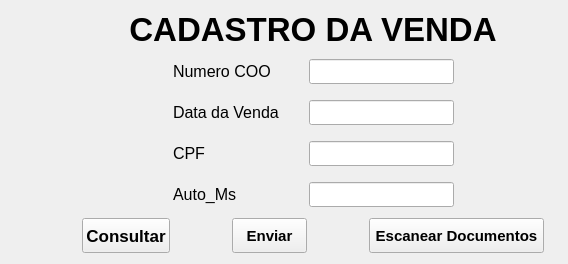
      <widget class="QWidget" name="Cad_vendas">
       <layout class="QHBoxLayout" name="horizontalLayout_16">
        <item>
         <widget class="QLabel" name="label_26">
          <property name="font">
           <font>
            <pointsize>30</pointsize>
           </font>
          </property>
          <property name="text">
           <string/>
          </property>
         </widget>
        </item>
        <item>
         <widget class="QLabel" name="label_25">
          <property name="font">
           <font>
            <pointsize>30</pointsize>
           </font>
          </property>
          <property name="text">
           <string/>
          </property>
         </widget>
        </item>
        <item>
         <layout class="QVBoxLayout" name="verticalLayout_6">
          <item>
           <widget class="QLabel" name="label_17">
            <property name="maximumSize">
             <size>
              <width>16777215</width>
              <height>100</height>
             </size>
            </property>
            <property name="font">
             <font>
              <pointsize>25</pointsize>
              <weight>75</weight>
              <bold>true</bold>
             </font>
            </property>
            <property name="text">
             <string>CADASTRO DA VENDA</string>
            </property>
            <property name="alignment">
             <set>Qt::AlignCenter</set>
            </property>
           </widget>
          </item>
          <item>
           <layout class="QVBoxLayout" name="verticalLayout_5">
            <item>
             <layout class="QHBoxLayout" name="horizontalLayout_11">
              <item>
               <widget class="QLabel" name="label_12">
                <property name="text">
                 <string/>
                </property>
               </widget>
              </item>
              <item>
               <widget class="QLabel" name="label_13">
                <property name="minimumSize">
                 <size>
                  <width>130</width>
                  <height>35</height>
                 </size>
                </property>
                <property name="maximumSize">
                 <size>
                  <width>130</width>
                  <height>35</height>
                 </size>
                </property>
                <property name="font">
                 <font>
                  <pointsize>12</pointsize>
                 </font>
                </property>
                <property name="text">
                 <string>Numero COO</string>
                </property>
               </widget>
              </item>
              <item>
               <widget class="QLineEdit" name="entry_numerocoo">
                <property name="minimumSize">
                 <size>
                  <width>145</width>
                  <height>25</height>
                 </size>
                </property>
                <property name="maximumSize">
                 <size>
                  <width>145</width>
                  <height>25</height>
                 </size>
                </property>
                <property name="placeholderText">
                 <string/>
                </property>
                <property name="clearButtonEnabled">
                 <bool>false</bool>
                </property>
               </widget>
              </item>
              <item>
               <widget class="QLabel" name="label_5">
                <property name="text">
                 <string/>
                </property>
               </widget>
              </item>
             </layout>
            </item>
            <item>
             <layout class="QHBoxLayout" name="horizontalLayout_12">
              <item>
               <widget class="QLabel" name="label_18">
                <property name="text">
                 <string/>
                </property>
               </widget>
              </item>
              <item>
               <widget class="QLabel" name="label_14">
                <property name="minimumSize">
                 <size>
                  <width>130</width>
                  <height>35</height>
                 </size>
                </property>
                <property name="maximumSize">
                 <size>
                  <width>130</width>
                  <height>35</height>
                 </size>
                </property>
                <property name="font">
                 <font>
                  <pointsize>12</pointsize>
                 </font>
                </property>
                <property name="text">
                 <string>Data da Venda</string>
                </property>
               </widget>
              </item>
              <item>
               <widget class="QLineEdit" name="entry_datavenda">
                <property name="sizePolicy">
                 <sizepolicy hsizetype="Fixed" vsizetype="Fixed">
                  <horstretch>0</horstretch>
                  <verstretch>0</verstretch>
                 </sizepolicy>
                </property>
                <property name="minimumSize">
                 <size>
                  <width>145</width>
                  <height>25</height>
                 </size>
                </property>
                <property name="maximumSize">
                 <size>
                  <width>145</width>
                  <height>25</height>
                 </size>
                </property>
                <property name="placeholderText">
                 <string/>
                </property>
               </widget>
              </item>
              <item>
               <widget class="QLabel" name="label_6">
                <property name="text">
                 <string/>
                </property>
               </widget>
              </item>
             </layout>
            </item>
            <item>
             <layout class="QHBoxLayout" name="horizontalLayout_13">
              <item>
               <widget class="QLabel" name="label_19">
                <property name="text">
                 <string/>
                </property>
               </widget>
              </item>
              <item>
               <widget class="QLabel" name="label_15">
                <property name="minimumSize">
                 <size>
                  <width>130</width>
                  <height>35</height>
                 </size>
                </property>
                <property name="maximumSize">
                 <size>
                  <width>130</width>
                  <height>35</height>
                 </size>
                </property>
                <property name="font">
                 <font>
                  <pointsize>12</pointsize>
                 </font>
                </property>
                <property name="text">
                 <string>CPF</string>
                </property>
               </widget>
              </item>
              <item>
               <widget class="QLineEdit" name="entry_cpf">
                <property name="minimumSize">
                 <size>
                  <width>145</width>
                  <height>25</height>
                 </size>
                </property>
                <property name="maximumSize">
                 <size>
                  <width>145</width>
                  <height>25</height>
                 </size>
                </property>
                <property name="placeholderText">
                 <string/>
                </property>
               </widget>
              </item>
              <item>
               <widget class="QLabel" name="label_7">
                <property name="text">
                 <string/>
                </property>
               </widget>
              </item>
             </layout>
            </item>
            <item>
             <layout class="QHBoxLayout" name="horizontalLayout_14">
              <item>
               <widget class="QLabel" name="label_24">
                <property name="text">
                 <string/>
                </property>
               </widget>
              </item>
              <item>
               <widget class="QLabel" name="label_16">
                <property name="minimumSize">
                 <size>
                  <width>130</width>
                  <height>35</height>
                 </size>
                </property>
                <property name="maximumSize">
                 <size>
                  <width>130</width>
                  <height>35</height>
                 </size>
                </property>
                <property name="font">
                 <font>
                  <pointsize>12</pointsize>
                 </font>
                </property>
                <property name="text">
                 <string>Auto_Ms</string>
                </property>
               </widget>
              </item>
              <item>
               <widget class="QLineEdit" name="entry_automs">
                <property name="minimumSize">
                 <size>
                  <width>145</width>
                  <height>25</height>
                 </size>
                </property>
                <property name="maximumSize">
                 <size>
                  <width>145</width>
                  <height>25</height>
                 </size>
                </property>
                <property name="placeholderText">
                 <string/>
                </property>
               </widget>
              </item>
              <item>
               <widget class="QLabel" name="label_8">
                <property name="text">
                 <string/>
                </property>
               </widget>
              </item>
             </layout>
            </item>
           </layout>
          </item>
          <item>
           <layout class="QHBoxLayout" name="horizontalLayout_15">
            <item>
             <widget class="QLabel" name="label_11">
              <property name="text">
               <string/>
              </property>
             </widget>
            </item>
            <item>
             <widget class="QPushButton" name="btn_consultas">
              <property name="maximumSize">
               <size>
                <width>16777215</width>
                <height>35</height>
               </size>
              </property>
              <property name="font">
               <font>
                <pointsize>13</pointsize>
                <weight>75</weight>
                <bold>true</bold>
               </font>
              </property>
              <property name="text">
               <string>Consultar</string>
              </property>
             </widget>
            </item>
            <item>
             <widget class="QLabel" name="label_27">
              <property name="sizePolicy">
               <sizepolicy hsizetype="Fixed" vsizetype="Fixed">
                <horstretch>0</horstretch>
                <verstretch>0</verstretch>
               </sizepolicy>
              </property>
              <property name="minimumSize">
               <size>
                <width>50</width>
                <height>35</height>
               </size>
              </property>
              <property name="maximumSize">
               <size>
                <width>50</width>
                <height>35</height>
               </size>
              </property>
              <property name="text">
               <string/>
              </property>
             </widget>
            </item>
            <item>
             <widget class="QPushButton" name="btn_enviarcad">
              <property name="sizePolicy">
               <sizepolicy hsizetype="Fixed" vsizetype="Fixed">
                <horstretch>0</horstretch>
                <verstretch>0</verstretch>
               </sizepolicy>
              </property>
              <property name="minimumSize">
               <size>
                <width>0</width>
                <height>35</height>
               </size>
              </property>
              <property name="maximumSize">
               <size>
                <width>75</width>
                <height>35</height>
               </size>
              </property>
              <property name="font">
               <font>
                <pointsize>11</pointsize>
                <weight>75</weight>
                <bold>true</bold>
               </font>
              </property>
              <property name="text">
               <string>Enviar</string>
              </property>
             </widget>
            </item>
            <item>
             <widget class="QLabel" name="label_9">
              <property name="sizePolicy">
               <sizepolicy hsizetype="Fixed" vsizetype="Fixed">
                <horstretch>0</horstretch>
                <verstretch>0</verstretch>
               </sizepolicy>
              </property>
              <property name="minimumSize">
               <size>
                <width>50</width>
                <height>35</height>
               </size>
              </property>
              <property name="maximumSize">
               <size>
                <width>50</width>
                <height>35</height>
               </size>
              </property>
              <property name="text">
               <string/>
              </property>
             </widget>
            </item>
            <item>
             <widget class="QPushButton" name="btn_EscanearDoc">
              <property name="sizePolicy">
               <sizepolicy hsizetype="Fixed" vsizetype="Fixed">
                <horstretch>0</horstretch>
                <verstretch>0</verstretch>
               </sizepolicy>
              </property>
              <property name="minimumSize">
               <size>
                <width>175</width>
                <height>35</height>
               </size>
              </property>
              <property name="maximumSize">
               <size>
                <width>175</width>
                <height>35</height>
               </size>
              </property>
              <property name="font">
               <font>
                <pointsize>11</pointsize>
                <weight>75</weight>
                <bold>true</bold>
               </font>
              </property>
              <property name="text">
               <string>Escanear Documentos</string>
              </property>
             </widget>
            </item>
            <item>
             <widget class="QLabel" name="label_10">
              <property name="text">
               <string/>
              </property>
             </widget>
            </item>
           </layout>
          </item>
         </layout>
        </item>
       </layout>
      </widget>
